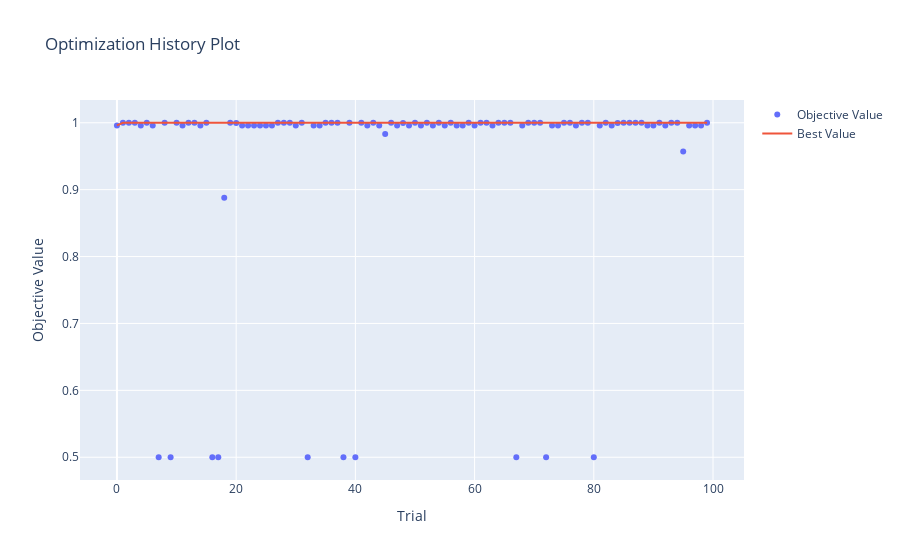

The code cell stored with this chart in its notebook:
### Code cell
optuna.visualization.plot_optimization_history(random_sampler_study)

### Figure 1 — Plotly figure (JSON) as saved in the notebook; plotly's stock layout.template omitted (floating-point values rounded to 4 significant figures)
{"data": [{"mode": "markers", "name": "Objective Value", "type": "scatter", "x": [0, 1, 2, 3, 4, 5, 6, 7, 8, 9, 10, 11, 12, 13, 14, 15, 16, 17, 18, 19, 20, 21, 22, 23, 24, 25, 26, 27, 28, 29, 30, 31, 32, 33, 34, 35, 36, 37, 38, 39, 40, 41, 42, 43, 44, 45, 46, 47, 48, 49, 50, 51, 52, 53, 54, 55, 56, 57, 58, 59, 60, 61, 62, 63, 64, 65, 66, 67, 68, 69, 70, 71, 72, 73, 74, 75, 76, 77, 78, 79, 80, 81, 82, 83, 84, 85, 86, 87, 88, 89, 90, 91, 92, 93, 94, 95, 96, 97, 98, 99], "y": [0.9961, 1, 1, 1, 0.9961, 1, 0.9961, 0.5, 1, 0.5, 1, 0.9961, 1, 1, 0.9961, 1, 0.5, 0.5, 0.888, 1, 0.9997, 0.9961, 0.9961, 0.9961, 0.9961, 0.9961, 0.9961, 1, 1, 1, 0.9961, 1, 0.5, 0.9961, 0.9961, 1, 1, 1, 0.5, 1, 0.5, 1, 0.9961, 1, 0.9961, 0.983, 1, 0.9961, 0.9998, 0.9961, 1, 0.9961, 1, 0.9961, 1, 0.9961, 1, 0.9961, 0.9961, 1, 0.9961, 1, 1, 0.9961, 1, 1, 1, 0.5, 0.9961, 1, 1, 1, 0.5, 0.9961, 0.9961, 1, 1, 0.9961, 1, 1, 0.5, 0.9961, 1, 0.9961, 0.9997, 1, 1, 1, 1, 0.9961, 0.9961, 1, 0.9961, 1, 1, 0.957, 0.9961, 0.9961, 0.9961, 1]}, {"name": "Best Value", "type": "scatter", "x": [0, 1, 2, 3, 4, 5, 6, 7, 8, 9, 10, 11, 12, 13, 14, 15, 16, 17, 18, 19, 20, 21, 22, 23, 24, 25, 26, 27, 28, 29, 30, 31, 32, 33, 34, 35, 36, 37, 38, 39, 40, 41, 42, 43, 44, 45, 46, 47, 48, 49, 50, 51, 52, 53, 54, 55, 56, 57, 58, 59, 60, 61, 62, 63, 64, 65, 66, 67, 68, 69, 70, 71, 72, 73, 74, 75, 76, 77, 78, 79, 80, 81, 82, 83, 84, 85, 86, 87, 88, 89, 90, 91, 92, 93, 94, 95, 96, 97, 98, 99], "y": [0.9961, 1, 1, 1, 1, 1, 1, 1, 1, 1, 1, 1, 1, 1, 1, 1, 1, 1, 1, 1, 1, 1, 1, 1, 1, 1, 1, 1, 1, 1, 1, 1, 1, 1, 1, 1, 1, 1, 1, 1, 1, 1, 1, 1, 1, 1, 1, 1, 1, 1, 1, 1, 1, 1, 1, 1, 1, 1, 1, 1, 1, 1, 1, 1, 1, 1, 1, 1, 1, 1, 1, 1, 1, 1, 1, 1, 1, 1, 1, 1, 1, 1, 1, 1, 1, 1, 1, 1, 1, 1, 1, 1, 1, 1, 1, 1, 1, 1, 1, 1]}], "layout": {"title": {"text": "Optimization History Plot"}, "xaxis": {"title": {"text": "Trial"}}, "yaxis": {"title": {"text": "Objective Value"}}}}
